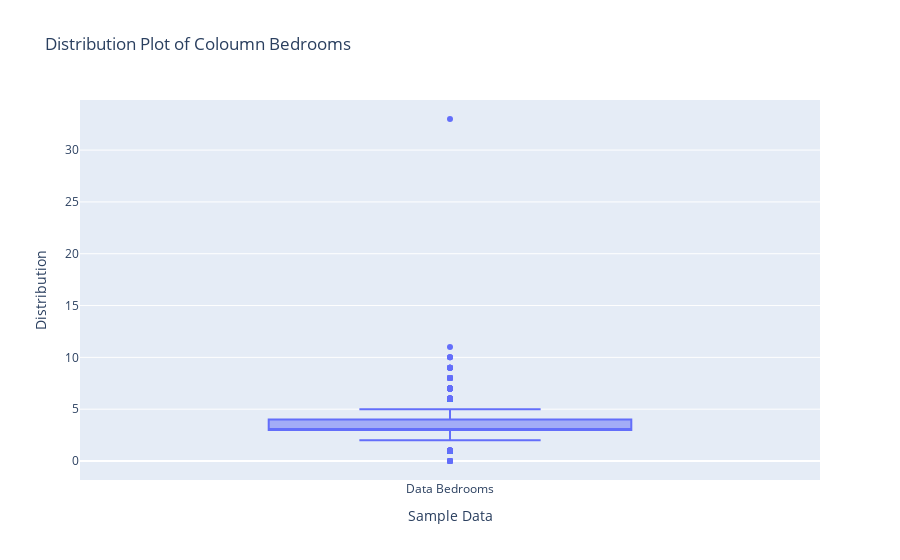

The code cell stored with this chart in its notebook:
### Code cell
data = [go.Box(y=df['bedrooms'],
              name='Data Bedrooms')]
layout = go.Layout(title='Distribution Plot of Coloumn Bedrooms',
                  xaxis=dict(title='Sample Data'),
                  yaxis=dict(title='Distribution'))

fig=go.Figure(data=data, layout=layout)

pyo.iplot(fig)

### Figure 1 — Plotly figure (JSON) as saved in the notebook; plotly's stock layout.template omitted (floating-point values rounded to 4 significant figures; data arrays with more than 128 entries replaced by an {"elided": "..."} marker saying what was removed)
{"data": [{"name": "Data Bedrooms", "type": "box", "y": {"elided": "21613 int values"}}], "layout": {"title": {"text": "Distribution Plot of Coloumn Bedrooms"}, "xaxis": {"title": {"text": "Sample Data"}}, "yaxis": {"title": {"text": "Distribution"}}}}
